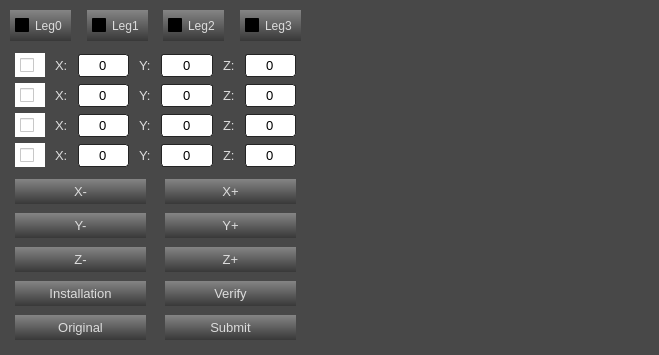
<?xml version="1.0" encoding="UTF-8"?>
<ui version="4.0">
 <class>form_calibration</class>
 <widget class="QWidget" name="form_calibration">
  <property name="geometry">
   <rect>
    <x>0</x>
    <y>0</y>
    <width>659</width>
    <height>355</height>
   </rect>
  </property>
  <property name="font">
   <font>
    <family>Arial</family>
   </font>
  </property>
  <property name="windowTitle">
   <string>Calibration</string>
  </property>
  <property name="styleSheet">
   <string notr="true">QWidget{
background:#484848;
}
QAbstractButton{
border-style:none;
border-radius:0px;
padding:5px;
color:#DCDCDC;
background:qlineargradient(spread:pad,x1:0,y1:0,x2:0,y2:1,stop:0 #858585,stop:1 #383838);
}
QAbstractButton:hover{
color:#000000;
background-color:#008aff;
}
QAbstractButton:pressed{
color:#DCDCDC;
border-style:solid;
border-width:0px 0px 0px 4px;
padding:4px 4px 4px 2px;
border-color:#008aff;
background-color:#444444;
}

QLabel{
color:#DCDCDC;


}
QLabel:focus{
border:1px solid #00BB9E;

}

QLineEdit{
border:1px solid #242424;
border-radius:3px;
padding:2px;
background:none;
selection-background-color:#484848;
selection-color:#DCDCDC;
}
QLineEdit:focus,QLineEdit:hover{
border:1px solid #242424;
}
QLineEdit{
border:1px solid #242424;
border-radius:3px;
padding:2px;
background:none;
selection-background-color:#484848;
selection-color:#DCDCDC;
}

QLineEdit:focus,QLineEdit:hover{
border:1px solid #242424;
}
QLineEdit{
lineedit-password-character:9679;
}
</string>
  </property>
  <widget class="QLabel" name="label_picture">
   <property name="geometry">
    <rect>
     <x>320</x>
     <y>20</y>
     <width>320</width>
     <height>320</height>
    </rect>
   </property>
   <property name="font">
    <font>
     <family>Arial</family>
     <pointsize>10</pointsize>
     <weight>50</weight>
     <italic>false</italic>
     <bold>false</bold>
    </font>
   </property>
   <property name="styleSheet">
    <string notr="true">font: 10pt &quot;Arial&quot;;</string>
   </property>
   <property name="text">
    <string/>
   </property>
  </widget>
  <widget class="QWidget" name="horizontalLayoutWidget">
   <property name="geometry">
    <rect>
     <x>10</x>
     <y>50</y>
     <width>291</width>
     <height>31</height>
    </rect>
   </property>
   <layout class="QHBoxLayout" name="hboxlayout_calibration_leg0" stretch="1,2,10,2,10,2,10">
    <property name="spacing">
     <number>10</number>
    </property>
    <property name="leftMargin">
     <number>5</number>
    </property>
    <property name="rightMargin">
     <number>5</number>
    </property>
    <item>
     <widget class="QCheckBox" name="checkBox_calibration_show_1">
      <property name="enabled">
       <bool>false</bool>
      </property>
      <property name="focusPolicy">
       <enum>Qt::StrongFocus</enum>
      </property>
      <property name="styleSheet">
       <string notr="true">background-color: rgb(255, 255, 255);
font: 10pt &quot;Arial&quot;;</string>
      </property>
      <property name="text">
       <string/>
      </property>
     </widget>
    </item>
    <item>
     <widget class="QLabel" name="label_calibration_leg0_x">
      <property name="font">
       <font>
        <family>Arial</family>
        <pointsize>10</pointsize>
        <weight>50</weight>
        <italic>false</italic>
        <bold>false</bold>
       </font>
      </property>
      <property name="styleSheet">
       <string notr="true">font: 10pt &quot;Arial&quot;;</string>
      </property>
      <property name="text">
       <string>X:</string>
      </property>
     </widget>
    </item>
    <item>
     <widget class="QLineEdit" name="lineEdit_calibration_led0_x">
      <property name="font">
       <font>
        <family>Arial</family>
        <pointsize>10</pointsize>
        <weight>50</weight>
        <italic>false</italic>
        <bold>false</bold>
       </font>
      </property>
      <property name="styleSheet">
       <string notr="true">font: 10pt &quot;Arial&quot;;</string>
      </property>
      <property name="text">
       <string>0</string>
      </property>
      <property name="alignment">
       <set>Qt::AlignCenter</set>
      </property>
     </widget>
    </item>
    <item>
     <widget class="QLabel" name="label_calibration_leg0_y">
      <property name="font">
       <font>
        <family>Arial</family>
        <pointsize>10</pointsize>
        <weight>50</weight>
        <italic>false</italic>
        <bold>false</bold>
       </font>
      </property>
      <property name="styleSheet">
       <string notr="true">font: 10pt &quot;Arial&quot;;</string>
      </property>
      <property name="text">
       <string>Y:</string>
      </property>
     </widget>
    </item>
    <item>
     <widget class="QLineEdit" name="lineEdit_calibration_led0_y">
      <property name="font">
       <font>
        <family>Arial</family>
        <pointsize>10</pointsize>
        <weight>50</weight>
        <italic>false</italic>
        <bold>false</bold>
       </font>
      </property>
      <property name="styleSheet">
       <string notr="true">font: 10pt &quot;Arial&quot;;</string>
      </property>
      <property name="text">
       <string>0</string>
      </property>
      <property name="alignment">
       <set>Qt::AlignCenter</set>
      </property>
     </widget>
    </item>
    <item>
     <widget class="QLabel" name="label_calibration_leg0_z">
      <property name="font">
       <font>
        <family>Arial</family>
        <pointsize>10</pointsize>
        <weight>50</weight>
        <italic>false</italic>
        <bold>false</bold>
       </font>
      </property>
      <property name="styleSheet">
       <string notr="true">font: 10pt &quot;Arial&quot;;</string>
      </property>
      <property name="text">
       <string>Z:</string>
      </property>
     </widget>
    </item>
    <item>
     <widget class="QLineEdit" name="lineEdit_calibration_led0_z">
      <property name="font">
       <font>
        <family>Arial</family>
        <pointsize>10</pointsize>
        <weight>50</weight>
        <italic>false</italic>
        <bold>false</bold>
       </font>
      </property>
      <property name="styleSheet">
       <string notr="true">font: 10pt &quot;Arial&quot;;</string>
      </property>
      <property name="text">
       <string>0</string>
      </property>
      <property name="alignment">
       <set>Qt::AlignCenter</set>
      </property>
     </widget>
    </item>
   </layout>
  </widget>
  <widget class="QWidget" name="horizontalLayoutWidget_2">
   <property name="geometry">
    <rect>
     <x>10</x>
     <y>80</y>
     <width>291</width>
     <height>31</height>
    </rect>
   </property>
   <layout class="QHBoxLayout" name="hboxlayout_calibration_leg1">
    <property name="spacing">
     <number>10</number>
    </property>
    <property name="leftMargin">
     <number>5</number>
    </property>
    <property name="rightMargin">
     <number>5</number>
    </property>
    <item>
     <widget class="QCheckBox" name="checkBox_calibration_show_2">
      <property name="enabled">
       <bool>false</bool>
      </property>
      <property name="styleSheet">
       <string notr="true">background-color: rgb(255, 255, 255);
font: 10pt &quot;Arial&quot;;</string>
      </property>
      <property name="text">
       <string/>
      </property>
     </widget>
    </item>
    <item>
     <widget class="QLabel" name="label_calibration_leg1_x">
      <property name="font">
       <font>
        <family>Arial</family>
        <pointsize>10</pointsize>
        <weight>50</weight>
        <italic>false</italic>
        <bold>false</bold>
       </font>
      </property>
      <property name="styleSheet">
       <string notr="true">font: 10pt &quot;Arial&quot;;</string>
      </property>
      <property name="text">
       <string>X:</string>
      </property>
     </widget>
    </item>
    <item>
     <widget class="QLineEdit" name="lineEdit_calibration_led1_x">
      <property name="font">
       <font>
        <family>Arial</family>
        <pointsize>10</pointsize>
        <weight>50</weight>
        <italic>false</italic>
        <bold>false</bold>
       </font>
      </property>
      <property name="styleSheet">
       <string notr="true">font: 10pt &quot;Arial&quot;;</string>
      </property>
      <property name="text">
       <string>0</string>
      </property>
      <property name="alignment">
       <set>Qt::AlignCenter</set>
      </property>
     </widget>
    </item>
    <item>
     <widget class="QLabel" name="label_calibration_leg1_y">
      <property name="font">
       <font>
        <family>Arial</family>
        <pointsize>10</pointsize>
        <weight>50</weight>
        <italic>false</italic>
        <bold>false</bold>
       </font>
      </property>
      <property name="styleSheet">
       <string notr="true">font: 10pt &quot;Arial&quot;;</string>
      </property>
      <property name="text">
       <string>Y:</string>
      </property>
     </widget>
    </item>
    <item>
     <widget class="QLineEdit" name="lineEdit_calibration_led1_y">
      <property name="font">
       <font>
        <family>Arial</family>
        <pointsize>10</pointsize>
        <weight>50</weight>
        <italic>false</italic>
        <bold>false</bold>
       </font>
      </property>
      <property name="styleSheet">
       <string notr="true">font: 10pt &quot;Arial&quot;;</string>
      </property>
      <property name="text">
       <string>0</string>
      </property>
      <property name="alignment">
       <set>Qt::AlignCenter</set>
      </property>
     </widget>
    </item>
    <item>
     <widget class="QLabel" name="label_calibration_leg1_z">
      <property name="font">
       <font>
        <family>Arial</family>
        <pointsize>10</pointsize>
        <weight>50</weight>
        <italic>false</italic>
        <bold>false</bold>
       </font>
      </property>
      <property name="styleSheet">
       <string notr="true">font: 10pt &quot;Arial&quot;;</string>
      </property>
      <property name="text">
       <string>Z:</string>
      </property>
     </widget>
    </item>
    <item>
     <widget class="QLineEdit" name="lineEdit_calibration_led1_z">
      <property name="font">
       <font>
        <family>Arial</family>
        <pointsize>10</pointsize>
        <weight>50</weight>
        <italic>false</italic>
        <bold>false</bold>
       </font>
      </property>
      <property name="styleSheet">
       <string notr="true">font: 10pt &quot;Arial&quot;;</string>
      </property>
      <property name="text">
       <string>0</string>
      </property>
      <property name="alignment">
       <set>Qt::AlignCenter</set>
      </property>
     </widget>
    </item>
   </layout>
  </widget>
  <widget class="QWidget" name="horizontalLayoutWidget_3">
   <property name="geometry">
    <rect>
     <x>10</x>
     <y>110</y>
     <width>291</width>
     <height>31</height>
    </rect>
   </property>
   <layout class="QHBoxLayout" name="hboxlayout_calibration_leg2">
    <property name="spacing">
     <number>10</number>
    </property>
    <property name="leftMargin">
     <number>5</number>
    </property>
    <property name="topMargin">
     <number>0</number>
    </property>
    <property name="rightMargin">
     <number>5</number>
    </property>
    <item>
     <widget class="QCheckBox" name="checkBox_calibration_show_3">
      <property name="enabled">
       <bool>false</bool>
      </property>
      <property name="styleSheet">
       <string notr="true">background-color: rgb(255, 255, 255);
font: 10pt &quot;Arial&quot;;</string>
      </property>
      <property name="text">
       <string/>
      </property>
     </widget>
    </item>
    <item>
     <widget class="QLabel" name="label_calibration_leg2_x">
      <property name="font">
       <font>
        <family>Arial</family>
        <pointsize>10</pointsize>
        <weight>50</weight>
        <italic>false</italic>
        <bold>false</bold>
       </font>
      </property>
      <property name="styleSheet">
       <string notr="true">font: 10pt &quot;Arial&quot;;</string>
      </property>
      <property name="text">
       <string>X:</string>
      </property>
     </widget>
    </item>
    <item>
     <widget class="QLineEdit" name="lineEdit_calibration_led2_x">
      <property name="font">
       <font>
        <family>Arial</family>
        <pointsize>10</pointsize>
        <weight>50</weight>
        <italic>false</italic>
        <bold>false</bold>
       </font>
      </property>
      <property name="styleSheet">
       <string notr="true">font: 10pt &quot;Arial&quot;;</string>
      </property>
      <property name="text">
       <string>0</string>
      </property>
      <property name="alignment">
       <set>Qt::AlignCenter</set>
      </property>
     </widget>
    </item>
    <item>
     <widget class="QLabel" name="label_calibration_leg2_y">
      <property name="font">
       <font>
        <family>Arial</family>
        <pointsize>10</pointsize>
        <weight>50</weight>
        <italic>false</italic>
        <bold>false</bold>
       </font>
      </property>
      <property name="styleSheet">
       <string notr="true">font: 10pt &quot;Arial&quot;;</string>
      </property>
      <property name="text">
       <string>Y:</string>
      </property>
     </widget>
    </item>
    <item>
     <widget class="QLineEdit" name="lineEdit_calibration_led2_y">
      <property name="font">
       <font>
        <family>Arial</family>
        <pointsize>10</pointsize>
        <weight>50</weight>
        <italic>false</italic>
        <bold>false</bold>
       </font>
      </property>
      <property name="styleSheet">
       <string notr="true">font: 10pt &quot;Arial&quot;;</string>
      </property>
      <property name="text">
       <string>0</string>
      </property>
      <property name="alignment">
       <set>Qt::AlignCenter</set>
      </property>
     </widget>
    </item>
    <item>
     <widget class="QLabel" name="label_calibration_leg2_z">
      <property name="font">
       <font>
        <family>Arial</family>
        <pointsize>10</pointsize>
        <weight>50</weight>
        <italic>false</italic>
        <bold>false</bold>
       </font>
      </property>
      <property name="styleSheet">
       <string notr="true">font: 10pt &quot;Arial&quot;;</string>
      </property>
      <property name="text">
       <string>Z:</string>
      </property>
     </widget>
    </item>
    <item>
     <widget class="QLineEdit" name="lineEdit_calibration_led2_z">
      <property name="font">
       <font>
        <family>Arial</family>
        <pointsize>10</pointsize>
        <weight>50</weight>
        <italic>false</italic>
        <bold>false</bold>
       </font>
      </property>
      <property name="styleSheet">
       <string notr="true">font: 10pt &quot;Arial&quot;;</string>
      </property>
      <property name="text">
       <string>0</string>
      </property>
      <property name="alignment">
       <set>Qt::AlignCenter</set>
      </property>
     </widget>
    </item>
   </layout>
  </widget>
  <widget class="QWidget" name="horizontalLayoutWidget_4">
   <property name="geometry">
    <rect>
     <x>10</x>
     <y>140</y>
     <width>291</width>
     <height>31</height>
    </rect>
   </property>
   <layout class="QHBoxLayout" name="hboxlayout_calibration_leg3">
    <property name="spacing">
     <number>10</number>
    </property>
    <property name="leftMargin">
     <number>5</number>
    </property>
    <property name="rightMargin">
     <number>5</number>
    </property>
    <item>
     <widget class="QCheckBox" name="checkBox_calibration_show_4">
      <property name="enabled">
       <bool>false</bool>
      </property>
      <property name="styleSheet">
       <string notr="true">font: 10pt &quot;Arial&quot;;
background-color: rgb(255, 255, 255);
</string>
      </property>
      <property name="text">
       <string/>
      </property>
     </widget>
    </item>
    <item>
     <widget class="QLabel" name="label_calibration_leg3_x">
      <property name="font">
       <font>
        <family>Arial</family>
        <pointsize>10</pointsize>
        <weight>50</weight>
        <italic>false</italic>
        <bold>false</bold>
       </font>
      </property>
      <property name="styleSheet">
       <string notr="true">font: 10pt &quot;Arial&quot;;</string>
      </property>
      <property name="text">
       <string>X:</string>
      </property>
     </widget>
    </item>
    <item>
     <widget class="QLineEdit" name="lineEdit_calibration_led3_x">
      <property name="font">
       <font>
        <family>Arial</family>
        <pointsize>10</pointsize>
        <weight>50</weight>
        <italic>false</italic>
        <bold>false</bold>
       </font>
      </property>
      <property name="styleSheet">
       <string notr="true">font: 10pt &quot;Arial&quot;;</string>
      </property>
      <property name="text">
       <string>0</string>
      </property>
      <property name="alignment">
       <set>Qt::AlignCenter</set>
      </property>
     </widget>
    </item>
    <item>
     <widget class="QLabel" name="label_calibration_leg3_y">
      <property name="font">
       <font>
        <family>Arial</family>
        <pointsize>10</pointsize>
        <weight>50</weight>
        <italic>false</italic>
        <bold>false</bold>
       </font>
      </property>
      <property name="styleSheet">
       <string notr="true">font: 10pt &quot;Arial&quot;;</string>
      </property>
      <property name="text">
       <string>Y:</string>
      </property>
     </widget>
    </item>
    <item>
     <widget class="QLineEdit" name="lineEdit_calibration_led3_y">
      <property name="font">
       <font>
        <family>Arial</family>
        <pointsize>10</pointsize>
        <weight>50</weight>
        <italic>false</italic>
        <bold>false</bold>
       </font>
      </property>
      <property name="styleSheet">
       <string notr="true">font: 10pt &quot;Arial&quot;;</string>
      </property>
      <property name="text">
       <string>0</string>
      </property>
      <property name="alignment">
       <set>Qt::AlignCenter</set>
      </property>
     </widget>
    </item>
    <item>
     <widget class="QLabel" name="label_calibration_leg3_z">
      <property name="font">
       <font>
        <family>Arial</family>
        <pointsize>10</pointsize>
        <weight>50</weight>
        <italic>false</italic>
        <bold>false</bold>
       </font>
      </property>
      <property name="styleSheet">
       <string notr="true">font: 10pt &quot;Arial&quot;;</string>
      </property>
      <property name="text">
       <string>Z:</string>
      </property>
     </widget>
    </item>
    <item>
     <widget class="QLineEdit" name="lineEdit_calibration_led3_z">
      <property name="font">
       <font>
        <family>Arial</family>
        <pointsize>10</pointsize>
        <weight>50</weight>
        <italic>false</italic>
        <bold>false</bold>
       </font>
      </property>
      <property name="styleSheet">
       <string notr="true">font: 10pt &quot;Arial&quot;;</string>
      </property>
      <property name="text">
       <string>0</string>
      </property>
      <property name="alignment">
       <set>Qt::AlignCenter</set>
      </property>
     </widget>
    </item>
   </layout>
  </widget>
  <widget class="QWidget" name="verticalLayoutWidget">
   <property name="geometry">
    <rect>
     <x>10</x>
     <y>175</y>
     <width>141</width>
     <height>171</height>
    </rect>
   </property>
   <layout class="QVBoxLayout" name="verticalLayout_calibration_1">
    <property name="spacing">
     <number>5</number>
    </property>
    <property name="leftMargin">
     <number>5</number>
    </property>
    <property name="topMargin">
     <number>0</number>
    </property>
    <property name="rightMargin">
     <number>5</number>
    </property>
    <property name="bottomMargin">
     <number>0</number>
    </property>
    <item>
     <widget class="QPushButton" name="button_calibration_x1">
      <property name="font">
       <font>
        <family>Arial</family>
        <pointsize>10</pointsize>
        <weight>50</weight>
        <italic>false</italic>
        <bold>false</bold>
       </font>
      </property>
      <property name="styleSheet">
       <string notr="true">font: 10pt &quot;Arial&quot;;</string>
      </property>
      <property name="text">
       <string>X-</string>
      </property>
     </widget>
    </item>
    <item>
     <widget class="QPushButton" name="button_calibration_y1">
      <property name="font">
       <font>
        <family>Arial</family>
        <pointsize>10</pointsize>
        <weight>50</weight>
        <italic>false</italic>
        <bold>false</bold>
       </font>
      </property>
      <property name="styleSheet">
       <string notr="true">font: 10pt &quot;Arial&quot;;</string>
      </property>
      <property name="text">
       <string>Y-</string>
      </property>
     </widget>
    </item>
    <item>
     <widget class="QPushButton" name="button_calibration_z1">
      <property name="font">
       <font>
        <family>Arial</family>
        <pointsize>10</pointsize>
        <weight>50</weight>
        <italic>false</italic>
        <bold>false</bold>
       </font>
      </property>
      <property name="styleSheet">
       <string notr="true">font: 10pt &quot;Arial&quot;;</string>
      </property>
      <property name="text">
       <string>Z-</string>
      </property>
     </widget>
    </item>
    <item>
     <widget class="QPushButton" name="button_calibration_installation">
      <property name="font">
       <font>
        <family>Arial</family>
        <pointsize>10</pointsize>
        <weight>50</weight>
        <italic>false</italic>
        <bold>false</bold>
       </font>
      </property>
      <property name="styleSheet">
       <string notr="true">font: 10pt &quot;Arial&quot;;</string>
      </property>
      <property name="text">
       <string>Installation</string>
      </property>
     </widget>
    </item>
    <item>
     <widget class="QPushButton" name="button_calibration_Original">
      <property name="font">
       <font>
        <family>Arial</family>
        <pointsize>10</pointsize>
        <weight>50</weight>
        <italic>false</italic>
        <bold>false</bold>
       </font>
      </property>
      <property name="styleSheet">
       <string notr="true">font: 10pt &quot;Arial&quot;;</string>
      </property>
      <property name="text">
       <string>Original</string>
      </property>
     </widget>
    </item>
   </layout>
  </widget>
  <widget class="QWidget" name="verticalLayoutWidget_2">
   <property name="geometry">
    <rect>
     <x>160</x>
     <y>175</y>
     <width>141</width>
     <height>171</height>
    </rect>
   </property>
   <layout class="QVBoxLayout" name="verticalLayout_calibration_2">
    <property name="spacing">
     <number>5</number>
    </property>
    <property name="leftMargin">
     <number>5</number>
    </property>
    <property name="topMargin">
     <number>0</number>
    </property>
    <property name="rightMargin">
     <number>5</number>
    </property>
    <property name="bottomMargin">
     <number>0</number>
    </property>
    <item>
     <widget class="QPushButton" name="button_calibration_x2">
      <property name="font">
       <font>
        <family>Arial</family>
        <pointsize>10</pointsize>
        <weight>50</weight>
        <italic>false</italic>
        <bold>false</bold>
       </font>
      </property>
      <property name="styleSheet">
       <string notr="true">font: 10pt &quot;Arial&quot;;</string>
      </property>
      <property name="text">
       <string>X+</string>
      </property>
     </widget>
    </item>
    <item>
     <widget class="QPushButton" name="button_calibration_y2">
      <property name="font">
       <font>
        <family>Arial</family>
        <pointsize>10</pointsize>
        <weight>50</weight>
        <italic>false</italic>
        <bold>false</bold>
       </font>
      </property>
      <property name="styleSheet">
       <string notr="true">font: 10pt &quot;Arial&quot;;</string>
      </property>
      <property name="text">
       <string>Y+</string>
      </property>
     </widget>
    </item>
    <item>
     <widget class="QPushButton" name="button_calibration_z2">
      <property name="font">
       <font>
        <family>Arial</family>
        <pointsize>10</pointsize>
        <weight>50</weight>
        <italic>false</italic>
        <bold>false</bold>
       </font>
      </property>
      <property name="styleSheet">
       <string notr="true">font: 10pt &quot;Arial&quot;;</string>
      </property>
      <property name="text">
       <string>Z+</string>
      </property>
     </widget>
    </item>
    <item>
     <widget class="QPushButton" name="button_calibration_Verify">
      <property name="font">
       <font>
        <family>Arial</family>
        <pointsize>10</pointsize>
        <weight>50</weight>
        <italic>false</italic>
        <bold>false</bold>
       </font>
      </property>
      <property name="styleSheet">
       <string notr="true">font: 10pt &quot;Arial&quot;;</string>
      </property>
      <property name="text">
       <string>Verify</string>
      </property>
     </widget>
    </item>
    <item>
     <widget class="QPushButton" name="button_calibration_Submit">
      <property name="font">
       <font>
        <family>Arial</family>
        <pointsize>10</pointsize>
        <weight>50</weight>
        <italic>false</italic>
        <bold>false</bold>
       </font>
      </property>
      <property name="styleSheet">
       <string notr="true">font: 10pt &quot;Arial&quot;;</string>
      </property>
      <property name="text">
       <string>Submit</string>
      </property>
     </widget>
    </item>
   </layout>
  </widget>
  <widget class="QCheckBox" name="checkBox_calibration_leg0">
   <property name="geometry">
    <rect>
     <x>10</x>
     <y>10</y>
     <width>61</width>
     <height>31</height>
    </rect>
   </property>
   <property name="styleSheet">
    <string notr="true">font: 10pt &quot;Arial&quot;;</string>
   </property>
   <property name="text">
    <string>Leg0</string>
   </property>
  </widget>
  <widget class="QCheckBox" name="checkBox_calibration_leg1">
   <property name="geometry">
    <rect>
     <x>87</x>
     <y>10</y>
     <width>61</width>
     <height>31</height>
    </rect>
   </property>
   <property name="styleSheet">
    <string notr="true">font: 10pt &quot;Arial&quot;;</string>
   </property>
   <property name="text">
    <string>Leg1</string>
   </property>
  </widget>
  <widget class="QCheckBox" name="checkBox_calibration_leg2">
   <property name="geometry">
    <rect>
     <x>163</x>
     <y>10</y>
     <width>61</width>
     <height>31</height>
    </rect>
   </property>
   <property name="styleSheet">
    <string notr="true">font: 10pt &quot;Arial&quot;;</string>
   </property>
   <property name="text">
    <string>Leg2</string>
   </property>
  </widget>
  <widget class="QCheckBox" name="checkBox_calibration_leg3">
   <property name="geometry">
    <rect>
     <x>240</x>
     <y>10</y>
     <width>61</width>
     <height>31</height>
    </rect>
   </property>
   <property name="styleSheet">
    <string notr="true">font: 10pt &quot;Arial&quot;;</string>
   </property>
   <property name="text">
    <string>Leg3</string>
   </property>
  </widget>
 </widget>
 <resources/>
 <connections/>
</ui>
